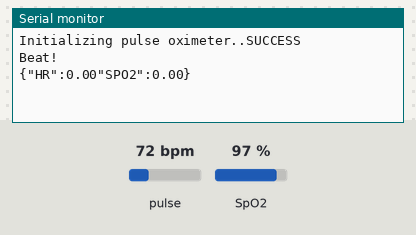
The sketch below on a simulated Arduino Uno, built with avr-gcc and run on an emulated ATmega328P. Shown: the last lines printed to the serial monitor. Inputs (shaded band) come from the test bench; at power-on: pulse 72 bpm, SpO2 97 %.

Above: at 1.2 s.
1.3 s: pulse set to 42 bpm
At 2.7 s:
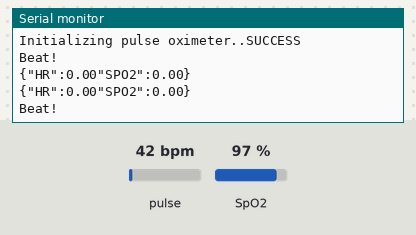
2.8 s: SpO2 set to 80 %
At 3.6 s:
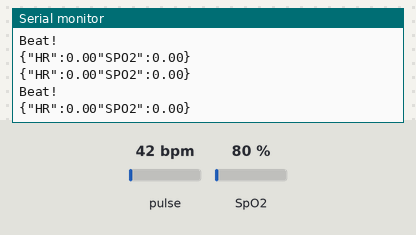
4.3 s: pulse set to 70 bpm
At 7.0 s:
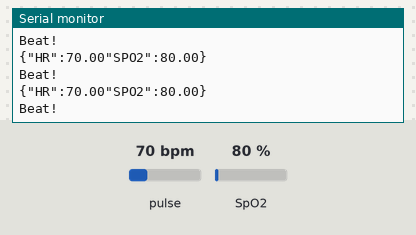
Timing chart, 0 to 8.5 s (numbered marks = the images above; inputs shaded):
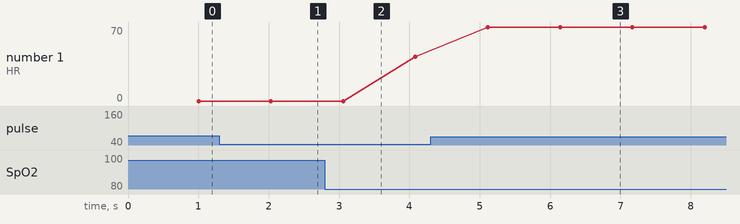

The sketch:

Pulse_Oxymeter.ino
```cpp
#include <Wire.h>
#include "MAX30100_PulseOximeter.h"
#include "SoftwareSerial.h"


#define REPORTING_PERIOD_MS     1000
SoftwareSerial esp(3, 2); // RX, TX

PulseOximeter pox;

uint32_t tsLastReport = 0;

// Callback (registered below) fired when a pulse is detected
void onBeatDetected()
{
    Serial.println("Beat!");
}

void setup()
{
    Serial.begin(9600);
    esp.begin(9600);

    Serial.print("Initializing pulse oximeter..");

    if (!pox.begin()) {
        Serial.println("FAILED");
        for(;;);
    } else {
        Serial.println("SUCCESS");
    }


    // Register a callback for the beat detection
    pox.setOnBeatDetectedCallback(onBeatDetected);
}

void loop()
{
    // Make sure to call update as fast as possible
    pox.update();

    // Asynchronously dump heart rate and oxidation levels to the serial
    // For both, a value of 0 means "invalid"
    if (millis() - tsLastReport > REPORTING_PERIOD_MS) {
        // Serial.print("Heart rate:");
        // Serial.print(pox.getHeartRate());
        // Serial.print("bpm / SpO2:");
        // Serial.print(pox.getSpO2());
        // Serial.println("%");
        float HR = pox.getHeartRate();
        float SPO2 = pox.getSpO2();

        String payload = "{\"HR\":" + String(HR) + "\"SPO2\":" + String(SPO2) + "}";
        Serial.println(payload);

        esp.println(payload);

        tsLastReport = millis();
    }
}
```

Measured:
- after the input at 4.3 s, the serial monitor: prints a new line after 0.81 s (image 3)
- plotted number 1: 42 → 70 after the input at 4.3 s
